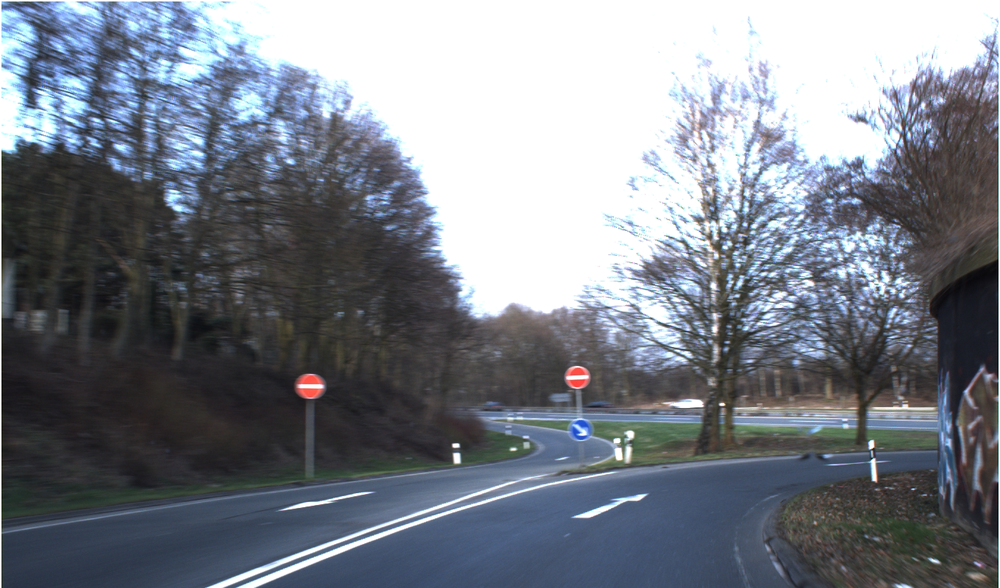
#> input picture VA-P2/Material Señales/00446.ppm, 1000 x 588 px, shrunk from 1360 x 800 before the run
$ python prueba2.py
#> lines starting #> are read from the running program, lines starting #| are printed output that depends on the picture; after the words box and inside, x2 and y2 are one past the last pixel; in counts of white or black regions, pixels touching at a corner belong together
import cv2
import numpy as np
import math
import matplotlib.pyplot as plt

# Cargar la imagen
image = cv2.imread("Material Señales/00446.ppm")
#> image is the input picture: shape (588, 1000, 3); mean B, G, R 135.7, 126.8, 121.1
gray = cv2.cvtColor(image, cv2.COLOR_BGR2GRAY)
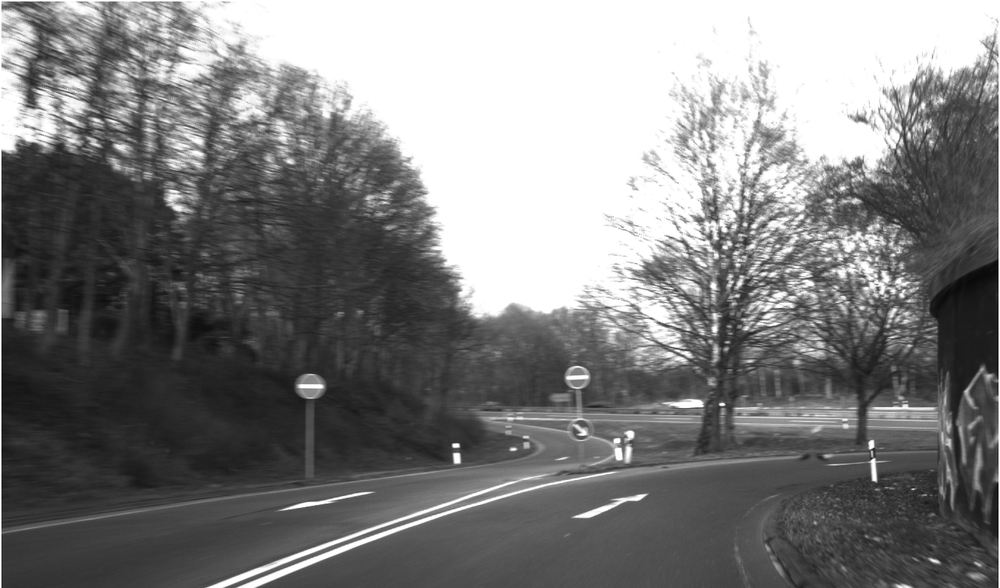
#> gray: shape (588, 1000); min 0, max 255, mean 126.1
hsv = cv2.cvtColor(image, cv2.COLOR_BGR2HSV)
#> hsv: shape (588, 1000, 3); mean H, S, V 74.2, 38.9, 137.8

# Me detecta circulos azules en cuadrados azules en la 235 e igual en la 262

lower_blue = np.array([110, 50, 50])
upper_blue = np.array([130, 255, 255])

lower_white = np.array([0, 0, 200])
upper_white = np.array([180, 30, 255])

# Crear una máscara para las zonas azules
mask = cv2.inRange(hsv, lower_blue, upper_blue)
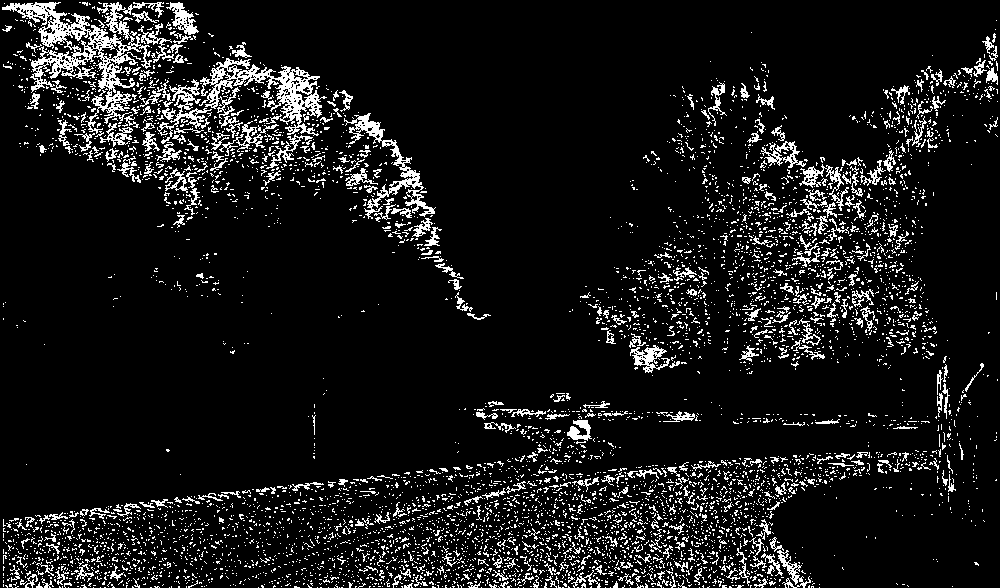
#> mask: shape (588, 1000); 9.3% white in thin lines or dots

# Aplicar un desenfoque para reducir el ruido en la máscara
blurred_mask = cv2.GaussianBlur(mask, (5, 5), 0)
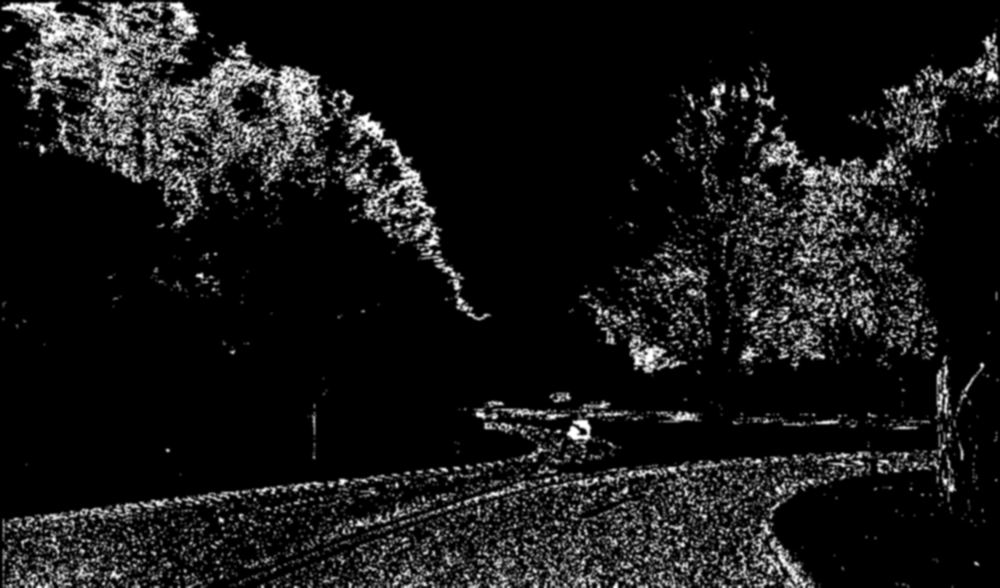
#> blurred_mask: shape (588, 1000); min 0, max 255, mean 23.8

# Detección de círculos usando HoughCircles
circles = cv2.HoughCircles(
    blurred_mask,
    cv2.HOUGH_GRADIENT_ALT,
    dp=1,
    minDist=10,
    param1=100,
    param2=0.5,
    minRadius=1,
    maxRadius=50
)
#> circles = [[183, 102, 12.96], [582, 432, 8.24]]

canvas = np.zeros_like(image)
if circles is not None:
    circles = np.uint16(np.around(circles))
#> circles = [[183, 102, 13], [582, 432, 8]]
    for circle in circles[0, :]:
        x, y, r = circle
        # Asegurarse de que los valores no estén fuera de los límites de la imagen
        x = np.clip(x, r, gray.shape[1] - r)
        y = np.clip(y, r, gray.shape[0] - r)

        # Recortar la región del círculo para buscar triángulos dentro
        roi = gray[max(0, y - r):min(gray.shape[0], y + r), max(0, x - r):min(gray.shape[1], x + r)]

        roi = cv2.cvtColor(roi, cv2.COLOR_GRAY2BGR)
        roi_hsv = cv2.cvtColor(roi, cv2.COLOR_BGR2HSV)

        # Crear máscaras para el blanco y azul
        mask_blue = cv2.inRange(roi_hsv, lower_blue, upper_blue)
        mask_white = cv2.inRange(roi_hsv, lower_white, upper_white)
        combined_mask = cv2.bitwise_or(mask_blue, mask_white)

        masked_roi = cv2.bitwise_and(roi, roi, mask=combined_mask)
        # Dibujar el círculo y mostrar la región segmentada
        # if cv2.countNonZero(combined_mask) > 105: 446
        # if cv2.countNonZero(combined_mask) > 80: # 001 - 115
        # if cv2.countNonZero(combined_mask) > 1: # 159 - lo quito
        edges = cv2.Canny(mask_white, 50, 150, apertureSize=3)
        if cv2.countNonZero(edges) > 0:
                if edges.size > 0:
                    cv2.imshow("edges", edges)
                    cv2.waitKey(0)
                    cv2.destroyAllWindows()
                    contours, _ = cv2.findContours(edges, cv2.RETR_EXTERNAL, cv2.CHAIN_APPROX_SIMPLE)
                    for cnt in contours:
                        area = cv2.contourArea(cnt)
                        # if area > 110: # 446
                        # if area > 1: 001
                        # if area > 1: 159 - lo quito
                        peri = cv2.arcLength(cnt, True)
                        approx = cv2.approxPolyDP(cnt, 0.03 * peri, True)
                        # if len(approx) >= 6 and len(approx) <= 6: # 446
                        # if len(approx) >= 8 and len(approx) <= 10: 001 - 115
                        if len(approx) >= 2 and len(approx) <= 10:
                            cv2.circle(image, (x, y), r, (0, 255, 0), 2)
                            cv2.circle(canvas, (x, y), r, (0, 255, 0), 2)
#> this loop made 2 passes
#> (x, y, r, contours) on passes 1 to 2: (183, 102, 13, 10 contours, all with area under 20), (582, 432, 8, 2 contours, all with area under 20)
#> pass 1, `roi = gray[max(0, y - r):min(gray.shape[0], y + r), max(0, x - r):min(..`:
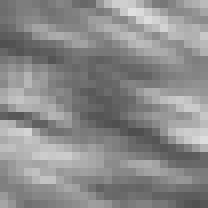
#> roi: shape (26, 26) (shown 8 times larger); min 78, max 224, mean 138.8
#> after the loop:
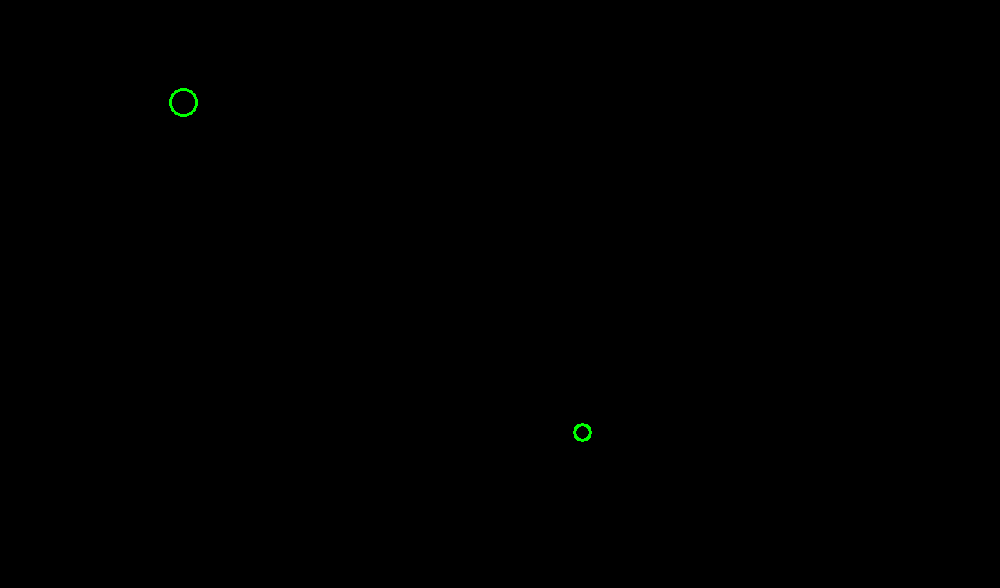
#> canvas: shape (588, 1000, 3); mean B, G, R 0, 0.2, 0
#> after the loop:
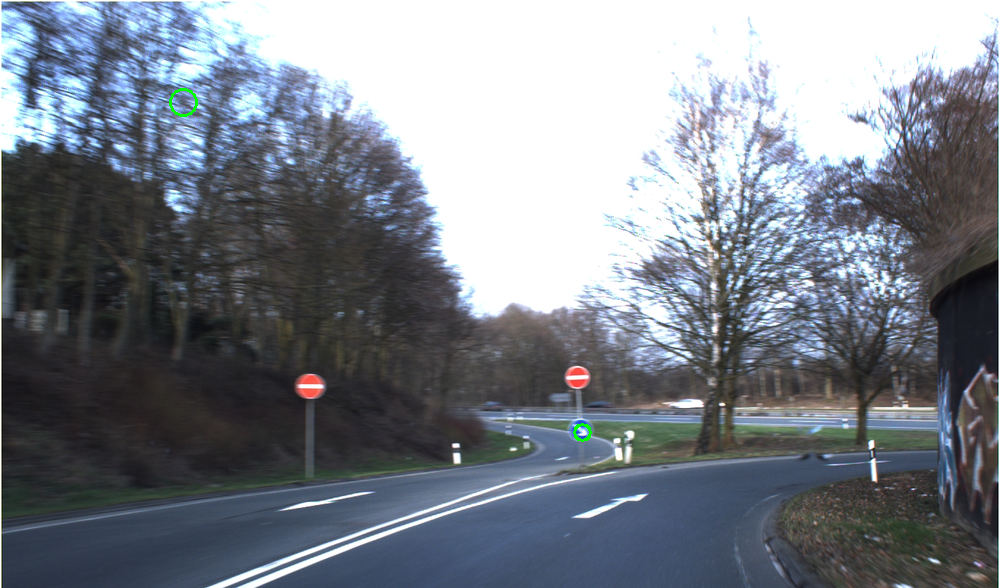
#> image: shape (588, 1000, 3); 0.07% of pixels changed, all inside (x1, y1, x2, y2) = (169, 88, 592, 442)

cv2.imshow("Detected Arrows", canvas)
cv2.waitKey(0)
cv2.destroyAllWindows()


# Mostrar la imagen con los círculos y líneas detectadas
fig, ax = plt.subplots(1, 3, figsize=(12, 4))
ax[0].imshow(blurred_mask)
ax[0].set_title('Áreas Rojas detectadas')

ax[2].imshow(image)
ax[2].set_title('Áreas Rojas detectadas')


for a in ax:
    a.axis('off')

plt.tight_layout()
plt.show()
#> figure, not shown here; B, G, R data is drawn as R, G, B

$ run again, with VA-P2/Material Señales/00001.ppm copied over VA-P2/Material Señales/00446.ppm
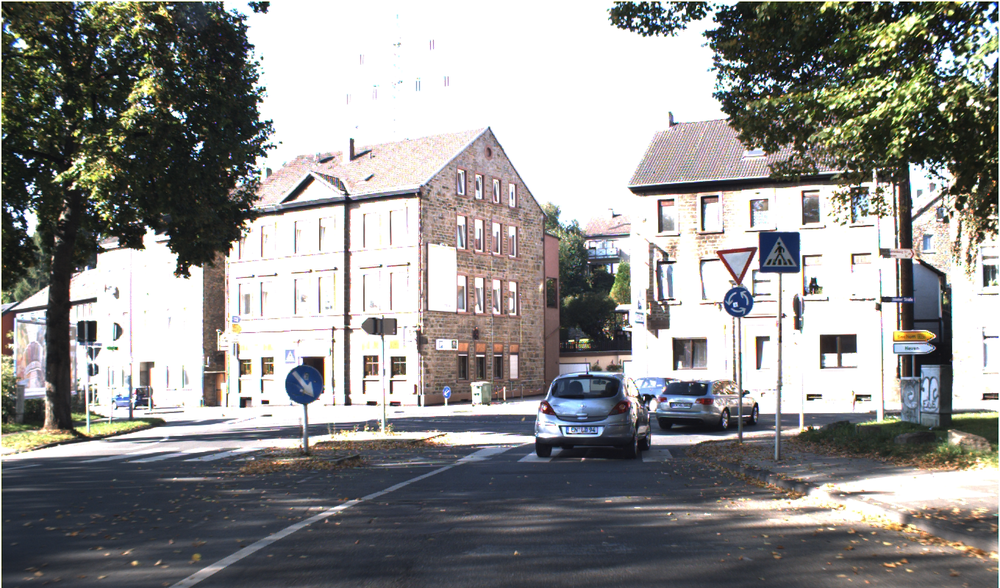
#> input picture VA-P2/Material Señales/00001.ppm, 1000 x 588 px, shrunk from 1360 x 800 before the run
#> image is the input picture: shape (588, 1000, 3); mean B, G, R 143.3, 144.9, 145.4
#> hsv: shape (588, 1000, 3); mean H, S, V 56.6, 40.2, 152.9
#> `mask = cv2.inRange(hsv, lower_blue, upper_blue)`:
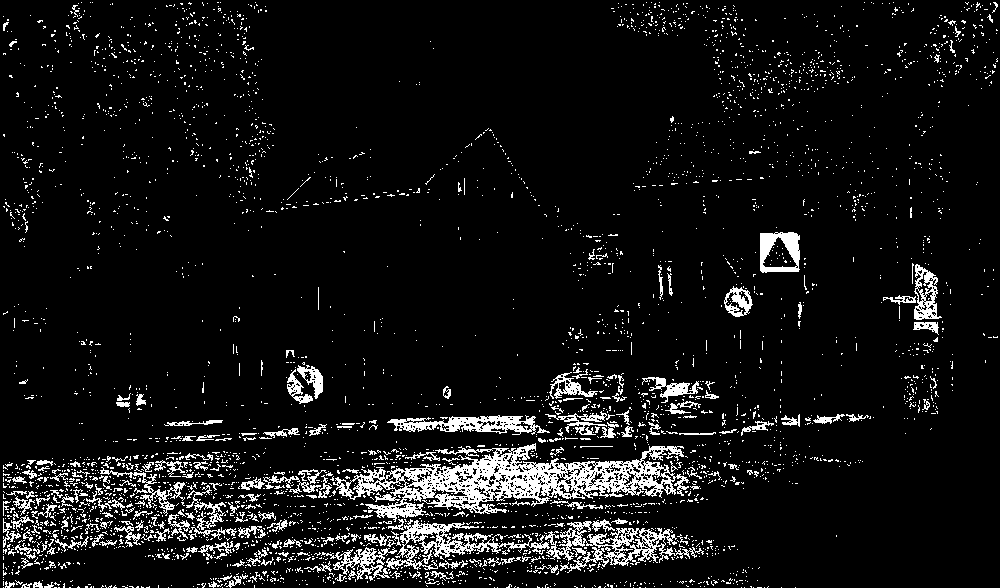
#> mask: shape (588, 1000); 7.6% white in thin lines or dots
#> `circles = cv2.HoughCircles( blurred_mask, cv2.HOUGH_GRADIENT_ALT, dp=1..`: circles = [[778, 255, 19.46], [572, 396, 21.28], [299, 384, 16.93], [19, 504, 19.09], [740, 301, 13.06], [921, 310, 15.9], [400, 520, 15.45]]
#> `circles = np.uint16(np.around(circles))`: circles = [[778, 255, 19], [572, 396, 21], [299, 384, 17], [19, 504, 19], [740, 301, 13], [921, 310, 16], [400, 520, 15]]
#> the loop `for circle in circles[0, :]:` made 7 passes
#> (x, y, r, contours) on passes 1, 3, 4, 5: (778, 255, 19, 2 contours, all with area under 20), (299, 384, 17, 1 contour, all with area under 20), (19, 504, 19, [[[0, 0], [0, 37]]]), (740, 301, 13, 6 contours, all with area under 20)
#> after the loop `for circle in circles[0, :]:`:
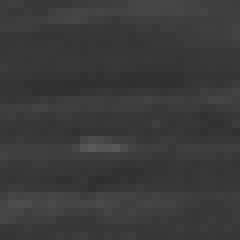
#> roi: shape (30, 30, 3) (shown 8 times larger); min 46, max 90, mean 58.2

$ run again, with VA-P2/Material Señales/00023.ppm copied over VA-P2/Material Señales/00446.ppm
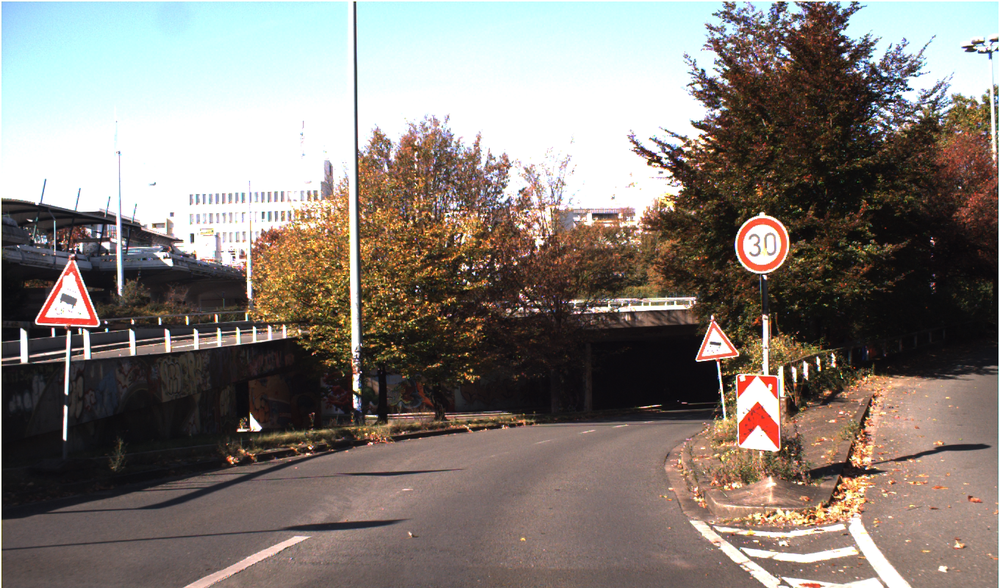
#> input picture VA-P2/Material Señales/00023.ppm, 1000 x 588 px, shrunk from 1360 x 800 before the run
#> image is the input picture: shape (588, 1000, 3); mean B, G, R 119, 125.3, 133.2
#> hsv: shape (588, 1000, 3); mean H, S, V 48.7, 59.7, 139.8
#> `mask = cv2.inRange(hsv, lower_blue, upper_blue)`:
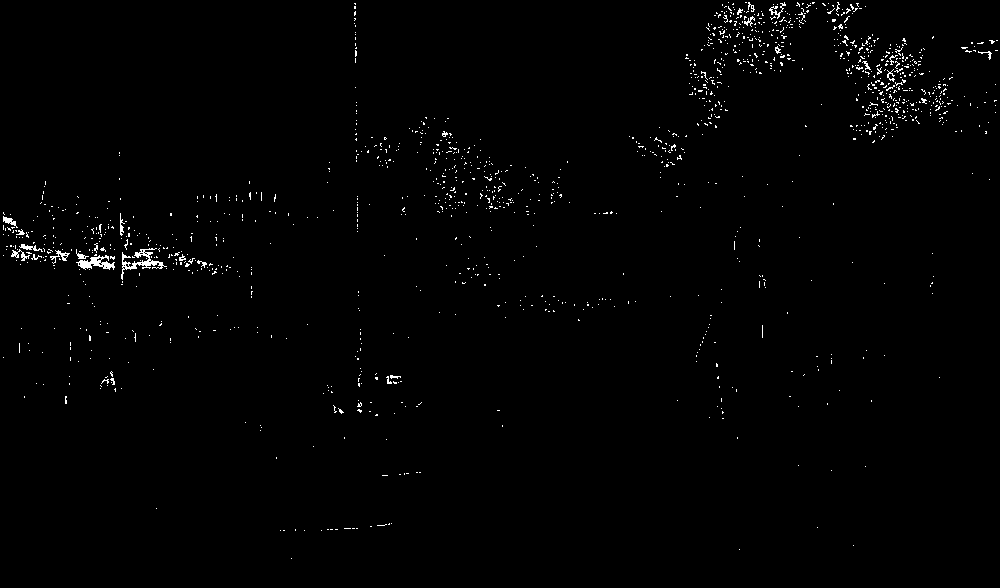
#> mask: shape (588, 1000); 0.96% white in thin lines or dots
#> `circles = cv2.HoughCircles( blurred_mask, cv2.HOUGH_GRADIENT_ALT, dp=1..`: circles = [[128, 263, 7.02]]
#> `circles = np.uint16(np.around(circles))`: circles = [[128, 263, 7]]
#> the loop `for circle in circles[0, :]:` made 1 pass
#> `plt.show()`:
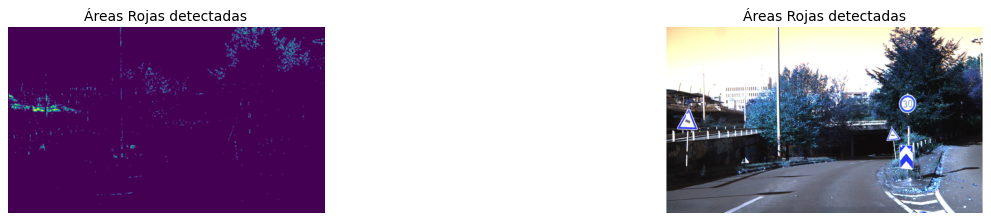
#> figure drawn by matplotlib, 2 panels; B, G, R data is drawn as R, G, B

$ run again, with VA-P2/Material Señales/00040.ppm copied over VA-P2/Material Señales/00446.ppm
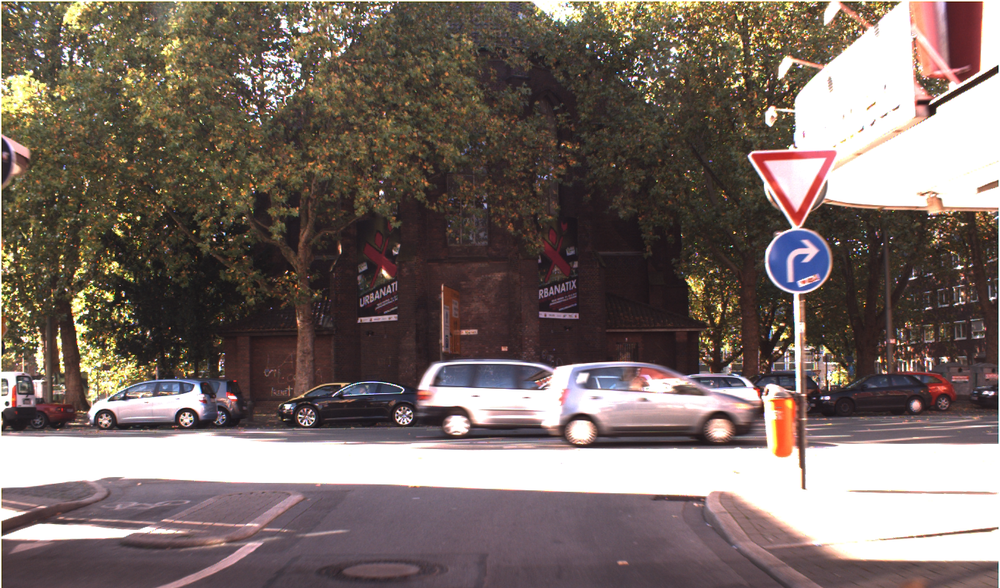
#> input picture VA-P2/Material Señales/00040.ppm, 1000 x 588 px, shrunk from 1360 x 800 before the run
#> image is the input picture: shape (588, 1000, 3); mean B, G, R 101.9, 107.4, 120.6
#> hsv: shape (588, 1000, 3); mean H, S, V 63.3, 60, 122.1
#> `mask = cv2.inRange(hsv, lower_blue, upper_blue)`:
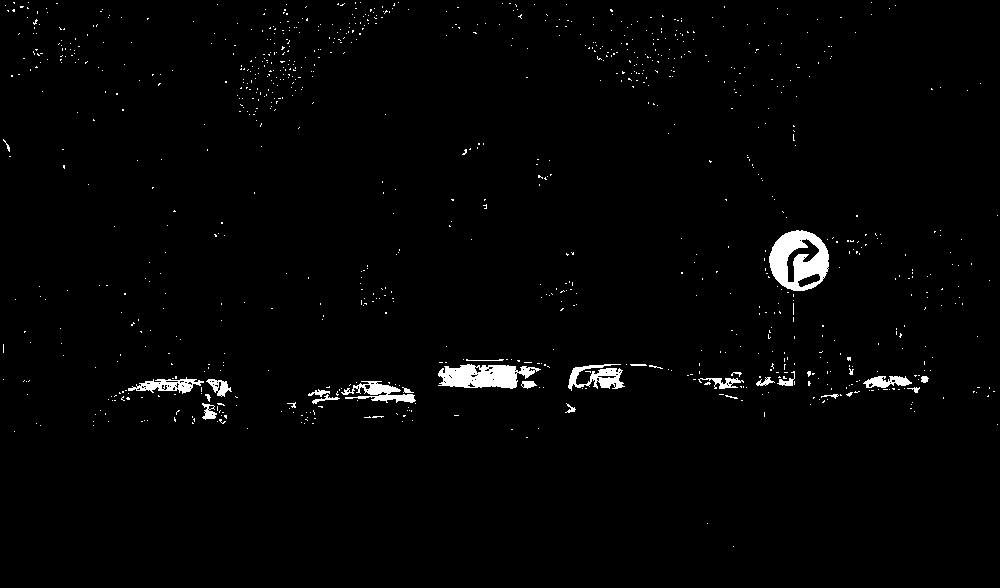
#> mask: shape (588, 1000); 1.7% white; 941 white regions (913 under 20 px), largest, box (x1, y1, x2, y2) and area: (769, 230, 829, 291) 2266, (438, 364, 541, 389) 1688, (568, 364, 625, 391) 761
#> `circles = cv2.HoughCircles( blurred_mask, cv2.HOUGH_GRADIENT_ALT, dp=1..`: circles = [[801, 262, 30.2], [801, 262, 16.56], [530, 379, 11.56], [182, 385, 7.95]]
#> `circles = np.uint16(np.around(circles))`: circles = [[801, 262, 30], [801, 262, 17], [530, 379, 12], [182, 385, 8]]
#> the loop `for circle in circles[0, :]:` made 4 passes
#> (x, y, r, contours) on passes 2 to 4: (801, 262, 17, 7 contours, all with area under 20), (530, 379, 12, 6 contours, all with area under 20), (182, 385, 8, 2 contours, all with area under 20)
#> after the loop `for circle in circles[0, :]:`:
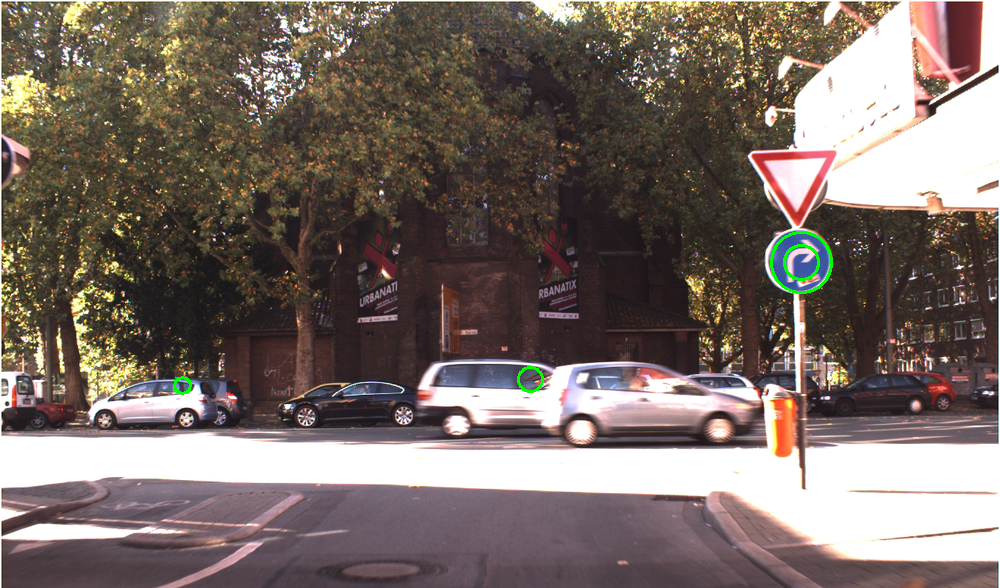
#> image: shape (588, 1000, 3); 0.22% of pixels changed, all inside (x1, y1, x2, y2) = (173, 231, 833, 395)
